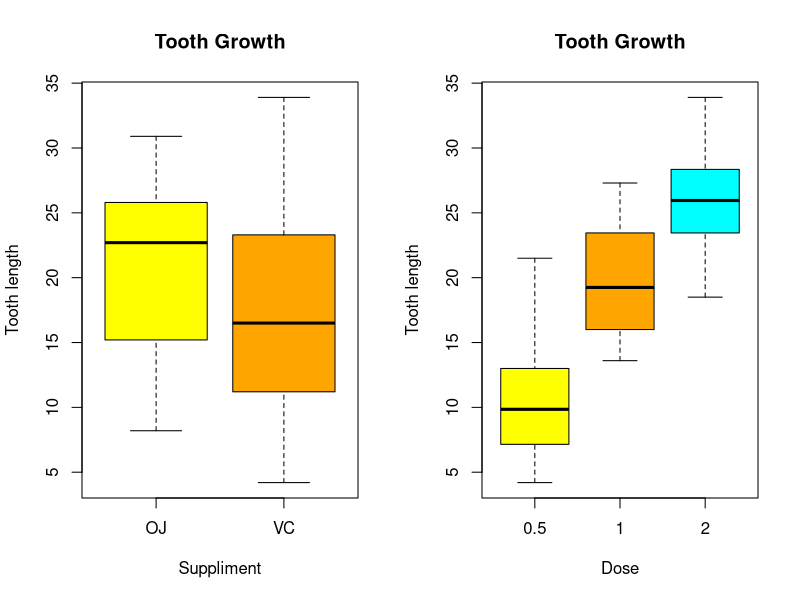
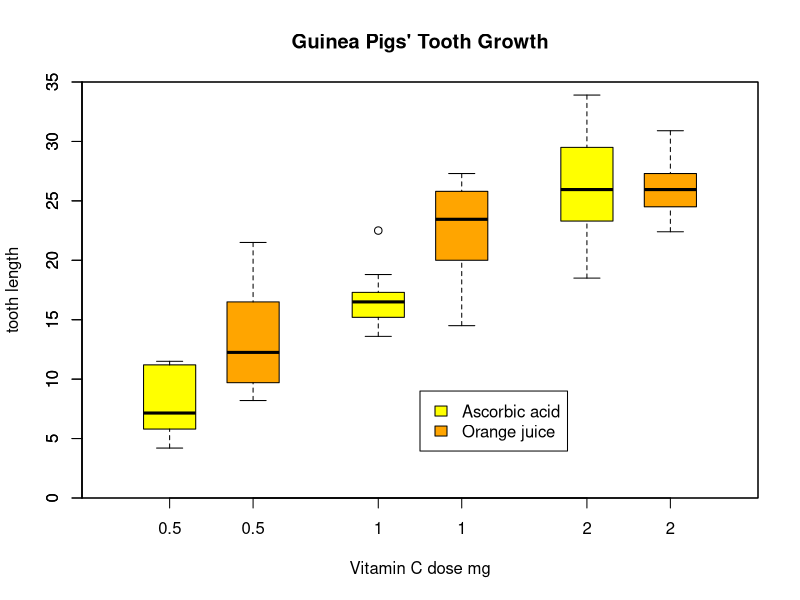

These figures' R source, in order:
## ---- chunk 1
set.seed(1994)
data(ToothGrowth)
str(ToothGrowth)
summary(ToothGrowth)
head(ToothGrowth)
## ---- chunk 2
par(mfrow=c(1,2))
boxplot(len~supp, data=ToothGrowth, 
  col = c("yellow", "orange"),
  main = "Tooth Growth", 
  xlab = "Suppliment",
  ylab = "Tooth length")

boxplot(len~dose, data=ToothGrowth, 
  col = c("yellow", "orange", "cyan"),
  main = "Tooth Growth", 
  xlab = "Dose",
  ylab = "Tooth length")
## ---- chunk 3
par(mfrow=c(1,1))
boxplot(len ~ dose, data = ToothGrowth,
        boxwex = 0.25, at = 1:3 - 0.2,
        subset = supp == "VC", col = "yellow",
        main = "Guinea Pigs' Tooth Growth",
        xlab = "Vitamin C dose mg",
        ylab = "tooth length",
        xlim = c(0.5, 3.5), ylim = c(0, 35), yaxs = "i")
boxplot(len ~ dose, data = ToothGrowth, add = TRUE,
        boxwex = 0.25, at = 1:3 + 0.2,
        subset = supp == "OJ", col = "orange")
legend(2, 9, c("Ascorbic acid", "Orange juice"),
       fill = c("yellow", "orange"))
## ---- chunk 4
vc05 <- ToothGrowth[1:10, 1]
vc1 <- ToothGrowth[11:20, 1]
vc2 <- ToothGrowth[21:30, 1]
oj05 <- ToothGrowth[31:40, 1]
oj1 <- ToothGrowth[41:50, 1]
oj2 <- ToothGrowth[51:60, 1]

vc1vs05 <- t.test(vc1, vc05)
vc2vs1 <- t.test(vc2, vc1)
oj1vs05 <- t.test(oj1, oj05)
oj2vs1 <- t.test(oj2, oj1)

dosageLevelTable <- 
      data.frame(round(c(vc1vs05$statistic, vc2vs1$statistic, oj1vs05$statistic, oj2vs1$statistic), 3),
                 round(c(vc1vs05$parameter, vc2vs1$parameter, oj1vs05$parameter, oj2vs1$parameter), 3),
                 c(vc1vs05$p.value, vc2vs1$p.value, oj1vs05$p.value, oj2vs1$p.value),
                 c(toString(round(vc1vs05$conf.int, 3)), 
                   toString(round(vc2vs1$conf.int, 3)), 
                   toString(round(oj1vs05$conf.int, 3)), 
                   toString(round(oj2vs1$conf.int, 3))),
                 c(toString(round(vc1vs05$estimate, 3)),
                   toString(round(vc2vs1$estimate, 3)),
                   toString(round(oj1vs05$estimate, 3)),
                   toString(round(oj2vs1$estimate, 3))))
                
                 
colnames(dosageLevelTable) <- c("t", "df", "p-value", "conf interval", "sample estimates")
rownames(dosageLevelTable) <- c("VC 1.0 vs 0.5:  ", "VC 2.0 vs 1.0:  ", "OJ 1.0 vs 0.5:  ", "OJ 2.0 vs 1.0:  ")

dosageLevelTable


